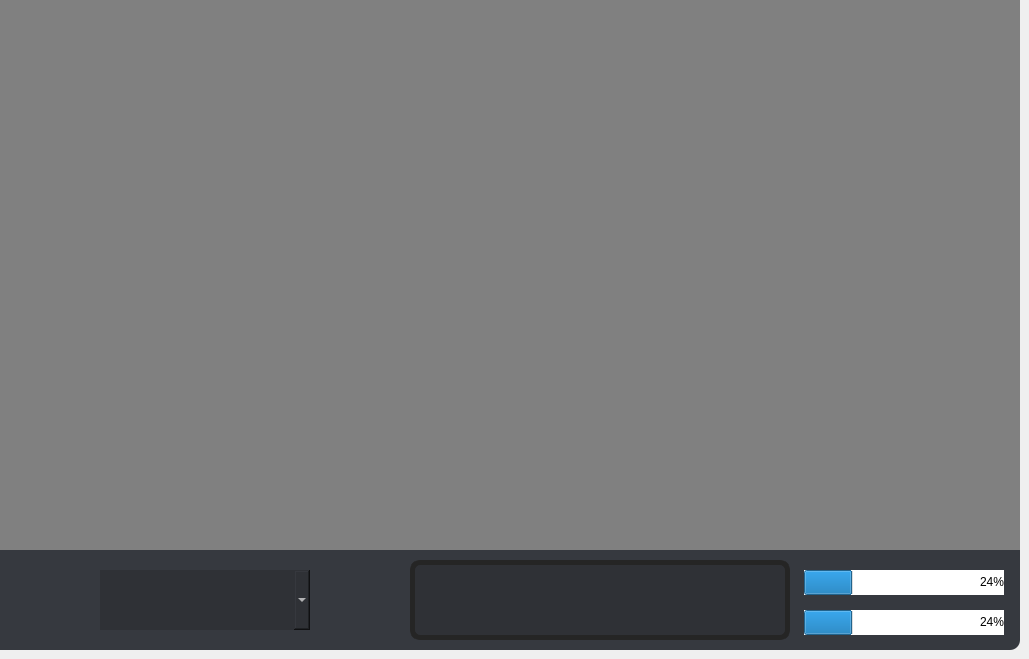
    <widget class="QWidget" name="homewid">
     <property name="styleSheet">
      <string notr="true"/>
     </property>
     <widget class="QLabel" name="gallery">
      <property name="geometry">
       <rect>
        <x>0</x>
        <y>0</y>
        <width>1020</width>
        <height>550</height>
       </rect>
      </property>
      <property name="styleSheet">
       <string notr="true">background-color:grey;
border-radius:0px;</string>
      </property>
      <property name="text">
       <string/>
      </property>
      <property name="scaledContents">
       <bool>true</bool>
      </property>
     </widget>
     <widget class="QFrame" name="launch">
      <property name="geometry">
       <rect>
        <x>0</x>
        <y>550</y>
        <width>1020</width>
        <height>100</height>
       </rect>
      </property>
      <property name="cursor">
       <cursorShape>ArrowCursor</cursorShape>
      </property>
      <property name="styleSheet">
       <string notr="true">background-color:rgb(54, 57, 63);
border-bottom-right-radius:10px;
outline:none;</string>
      </property>
      <property name="frameShape">
       <enum>QFrame::StyledPanel</enum>
      </property>
      <property name="frameShadow">
       <enum>QFrame::Raised</enum>
      </property>
      <widget class="QPushButton" name="launchbtn">
       <property name="geometry">
        <rect>
         <x>410</x>
         <y>10</y>
         <width>380</width>
         <height>80</height>
        </rect>
       </property>
       <property name="cursor">
        <cursorShape>PointingHandCursor</cursorShape>
       </property>
       <property name="toolTip">
        <string/>
       </property>
       <property name="styleSheet">
        <string notr="true">QPushButton {
background-color: rgb(47, 49, 54);
border:5px solid rgb(37, 37, 37);
border-radius:10px;
font:20px;
color:white;
}
QPushButton:hover {
background-color:rgb(37, 37, 37);

}</string>
       </property>
       <property name="text">
        <string/>
       </property>
       <property name="icon">
        <iconset resource="../qrf.qrc">
         <normaloff>:/rf/Pictures/Saved Pictures/launch.png</normaloff>:/rf/Pictures/Saved Pictures/launch.png</iconset>
       </property>
       <property name="iconSize">
        <size>
         <width>300</width>
         <height>300</height>
        </size>
       </property>
      </widget>
      <widget class="QComboBox" name="mcversion">
       <property name="geometry">
        <rect>
         <x>100</x>
         <y>20</y>
         <width>210</width>
         <height>60</height>
        </rect>
       </property>
       <property name="cursor">
        <cursorShape>PointingHandCursor</cursorShape>
       </property>
       <property name="layoutDirection">
        <enum>Qt::LeftToRight</enum>
       </property>
       <property name="styleSheet">
        <string notr="true">font:20px;
color:white;
background-color:rgb(47, 49, 54);
</string>
       </property>
       <property name="currentIndex">
        <number>-1</number>
       </property>
       <property name="maxVisibleItems">
        <number>3</number>
       </property>
       <property name="iconSize">
        <size>
         <width>40</width>
         <height>40</height>
        </size>
       </property>
      </widget>
      <widget class="QLabel" name="GM_1">
       <property name="geometry">
        <rect>
         <x>810</x>
         <y>20</y>
         <width>155</width>
         <height>25</height>
        </rect>
       </property>
       <property name="styleSheet">
        <string notr="true">color:rgb(0, 0, 255);
background-color:none;
font:9.5pt</string>
       </property>
       <property name="text">
        <string/>
       </property>
       <property name="alignment">
        <set>Qt::AlignLeading|Qt::AlignLeft|Qt::AlignVCenter</set>
       </property>
      </widget>
      <widget class="QProgressBar" name="progressBar_1">
       <property name="geometry">
        <rect>
         <x>804</x>
         <y>20</y>
         <width>200</width>
         <height>25</height>
        </rect>
       </property>
       <property name="styleSheet">
        <string notr="true">background-color:none;
border-radius:none;
font:9pt;
color:black</string>
       </property>
       <property name="value">
        <number>24</number>
       </property>
       <property name="alignment">
        <set>Qt::AlignRight|Qt::AlignTrailing|Qt::AlignVCenter</set>
       </property>
      </widget>
      <widget class="QLabel" name="GM_2">
       <property name="geometry">
        <rect>
         <x>810</x>
         <y>60</y>
         <width>155</width>
         <height>25</height>
        </rect>
       </property>
       <property name="styleSheet">
        <string notr="true">color:rgb(0, 0, 255);
background-color:none;
font:9.5pt</string>
       </property>
       <property name="text">
        <string/>
       </property>
       <property name="alignment">
        <set>Qt::AlignLeading|Qt::AlignLeft|Qt::AlignVCenter</set>
       </property>
      </widget>
      <widget class="QProgressBar" name="progressBar_2">
       <property name="geometry">
        <rect>
         <x>804</x>
         <y>60</y>
         <width>200</width>
         <height>25</height>
        </rect>
       </property>
       <property name="styleSheet">
        <string notr="true">background-color:none;
border-radius:none;
font:9pt;
color:black</string>
       </property>
       <property name="value">
        <number>24</number>
       </property>
       <property name="alignment">
        <set>Qt::AlignRight|Qt::AlignTrailing|Qt::AlignVCenter</set>
       </property>
      </widget>
      <zorder>launchbtn</zorder>
      <zorder>mcversion</zorder>
      <zorder>progressBar_1</zorder>
      <zorder>GM_1</zorder>
      <zorder>progressBar_2</zorder>
      <zorder>GM_2</zorder>
     </widget>
    </widget>
